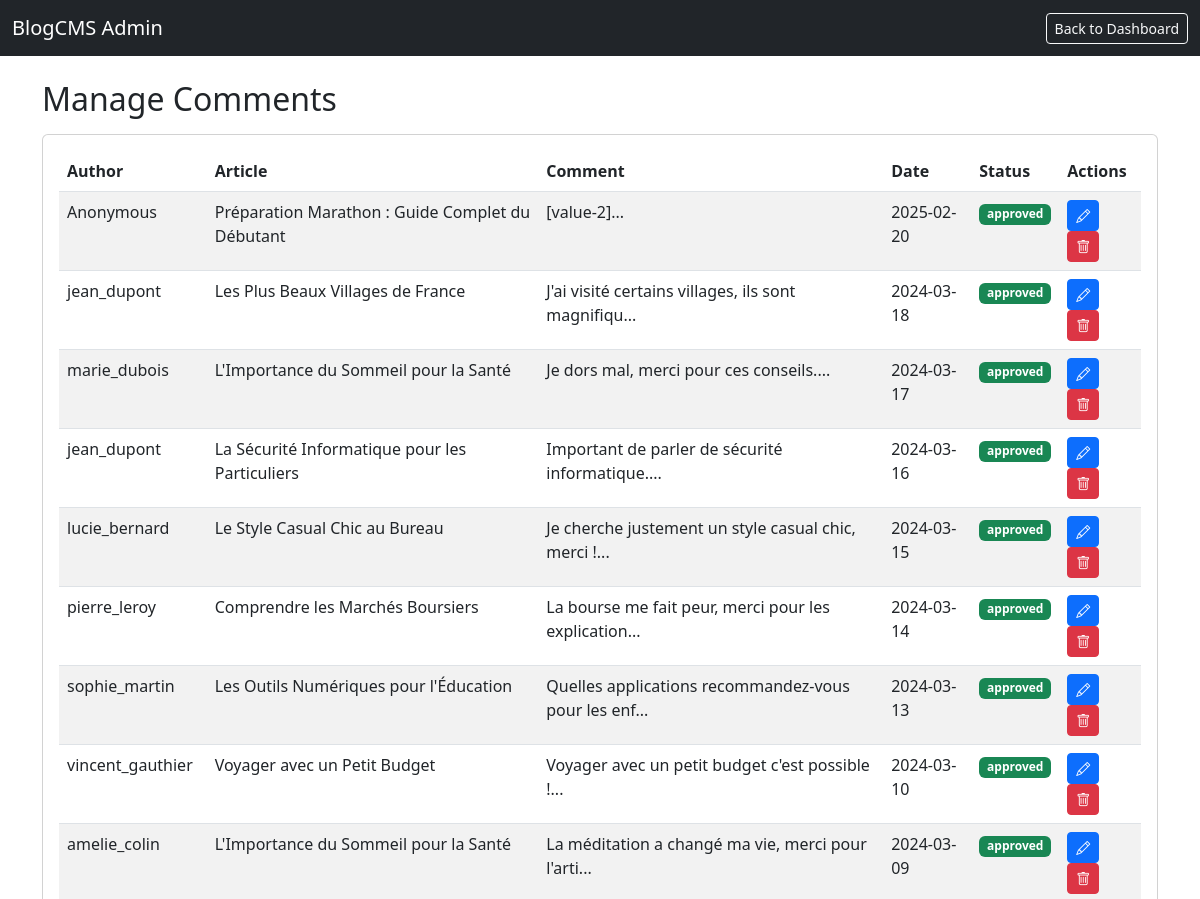
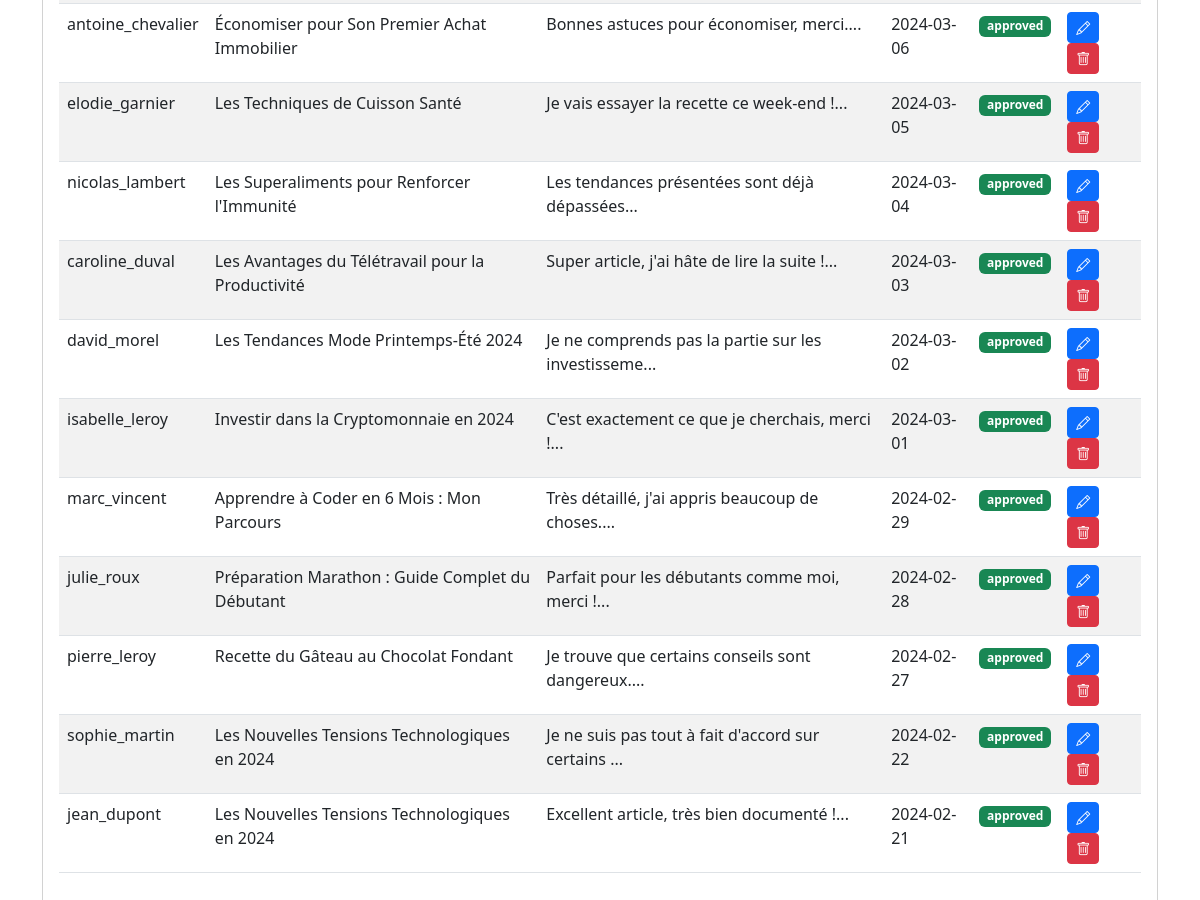
/admin/comments.php (signed in), run on the app's committed database (2 pictures, top to bottom).
### tables this page shows
CREATE TABLE `commentaire` (
  `id_cmt` int(11) NOT NULL,
  `contenu_cmt` text DEFAULT NULL,
  `date_creation_cmt` date DEFAULT curdate(),
  `id_article` int(11) DEFAULT NULL,
  `user_name` varchar(30) DEFAULT NULL,
  `statu` varchar(20) DEFAULT 'approved'
);

CREATE TABLE `article` (
  `id_article` int(11) NOT NULL,
  `titre` varchar(100) DEFAULT NULL,
  `contenu` text DEFAULT NULL,
  `date_creation` date DEFAULT NULL,
  `date_modification` date DEFAULT NULL,
  `nom_createur` varchar(30) DEFAULT NULL,
  `id_categorie` int(11) DEFAULT NULL,
  `statu` varchar(30) DEFAULT 'published'
);

### functions.php (called while the page is built, shortened)
<?php
function escape($string) {
    return htmlspecialchars($string, ENT_QUOTES, 'UTF-8');
}
function getAllComments($pdo) {
    return $pdo->query("SELECT c.*, a.titre FROM commentaire c LEFT JOIN article a ON c.id_article = a.id_article ORDER BY c.date_creation_cmt DESC")->fetchAll();
}
?>

### admin/comments.php (the view, shortened to what this page needs)
<?php
require_once '../db.php';
require_once '../functions.php';
$comments = getAllComments($pdo);
?>
<!DOCTYPE html>
<html lang="en">
<head>
    <link href="https://cdn.jsdelivr.net/npm/bootstrap@5.3.0/dist/css/bootstrap.min.css" rel="stylesheet">
    <link rel="stylesheet" href="https://cdn.jsdelivr.net/npm/bootstrap-icons@1.11.0/font/bootstrap-icons.css">
</head>
<body>
    <nav class="navbar navbar-expand-lg navbar-dark bg-dark">
        <div class="container-fluid">
            <a class="navbar-brand" href="../index.php">BlogCMS Admin</a>
            <div class="ms-auto">
                <a href="dashboard.php" class="btn btn-outline-light btn-sm">Back to Dashboard</a>
            </div>
        </div>
    </nav>
    <div class="container mt-4">
        <h2>Manage Comments</h2>
        <div class="card mt-3">
            <div class="card-body">
                <div class="table-responsive">
                    <table class="table table-striped">
                        <thead>
                            <tr>
                                <th>Author</th>
                                <th>Article</th>
                                <th>Comment</th>
                                <th>Date</th>
                                <th>Status</th>
                                <th>Actions</th>
                            </tr>
                        </thead>
                        <tbody>
                            <?php foreach ($comments as $cmt): ?>
                                <tr>
                                    <td><?= escape($cmt['user_name'] ?? 'Anonymous') ?></td>
                                    <td><?= escape($cmt['titre']) ?></td>
                                    <td><?= escape(substr($cmt['contenu_cmt'], 0, 50)) ?>...</td>
                                    <td><?= escape($cmt['date_creation_cmt']) ?></td>
                                    <td>
                                        <span class="badge bg-<?= $cmt['statu'] == 'approved' ? 'success' : 'warning' ?>">
                                            <?= escape($cmt['statu']) ?>
                                        </span>
                                    </td>
                                    <td>
                                        <a href="comment_form.php?id=<?= $cmt['id_cmt'] ?>" class="btn btn-sm btn-primary"><i class="bi bi-pencil"></i></a>
                                        <a href="comments.php?delete=<?= $cmt['id_cmt'] ?>" class="btn btn-sm btn-danger" onclick="return confirm('Delete this comment?')"><i class="bi bi-trash"></i></a>
                                    </td>
                                </tr>
                            <?php endforeach; ?>
                        </tbody>
                    </table>
                </div>
            </div>
        </div>
    </div>
</body>
</html>

### data on the page
commentaire: user_name "Anonymous", id_article.titre "Préparation Marathon : Guide Complet du Débutant", contenu_cmt "[value-2]", date_creation_cmt "2025-02-20", statu "approved"
commentaire: user_name "jean_dupont", id_article.titre "Les Plus Beaux Villages de France", contenu_cmt "J'ai visité certains villages, ils sont magnifiqu", date_creation_cmt "2024-03-18", statu "approved"
commentaire: user_name "marie_dubois", id_article.titre "L'Importance du Sommeil pour la Santé", contenu_cmt "Je dors mal, merci pour ces conseils.", date_creation_cmt "2024-03-17", statu "approved"
commentaire: user_name "jean_dupont", id_article.titre "La Sécurité Informatique pour les Particuliers", contenu_cmt "Important de parler de sécurité informatique.", date_creation_cmt "2024-03-16", statu "approved"
commentaire: user_name "lucie_bernard", id_article.titre "Le Style Casual Chic au Bureau", contenu_cmt "Je cherche justement un style casual chic, merci !", date_creation_cmt "2024-03-15", statu "approved"
commentaire: user_name "pierre_leroy", id_article.titre "Comprendre les Marchés Boursiers", contenu_cmt "La bourse me fait peur, merci pour les explication", date_creation_cmt "2024-03-14", statu "approved"
commentaire: user_name "sophie_martin", id_article.titre "Les Outils Numériques pour l'Éducation", contenu_cmt "Quelles applications recommandez-vous pour les enf", date_creation_cmt "2024-03-13", statu "approved"
commentaire: user_name "vincent_gauthier", id_article.titre "Voyager avec un Petit Budget", contenu_cmt "Voyager avec un petit budget c'est possible !", date_creation_cmt "2024-03-10", statu "approved"
commentaire: user_name "amelie_colin", id_article.titre "L'Importance du Sommeil pour la Santé", contenu_cmt "La méditation a changé ma vie, merci pour l'arti", date_creation_cmt "2024-03-09", statu "approved"
commentaire: user_name "antoine_chevalier", id_article.titre "Économiser pour Son Premier Achat Immobilier", contenu_cmt "Bonnes astuces pour économiser, merci.", date_creation_cmt "2024-03-06", statu "approved"
commentaire: user_name "elodie_garnier", id_article.titre "Les Techniques de Cuisson Santé", contenu_cmt "Je vais essayer la recette ce week-end !", date_creation_cmt "2024-03-05", statu "approved"
commentaire: user_name "nicolas_lambert", id_article.titre "Les Superaliments pour Renforcer l'Immunité", contenu_cmt "Les tendances présentées sont déjà dépassées", date_creation_cmt "2024-03-04", statu "approved"
commentaire: user_name "caroline_duval", id_article.titre "Les Avantages du Télétravail pour la Productivité", contenu_cmt "Super article, j'ai hâte de lire la suite !", date_creation_cmt "2024-03-03", statu "approved"
commentaire: user_name "david_morel", id_article.titre "Les Tendances Mode Printemps-Été 2024", contenu_cmt "Je ne comprends pas la partie sur les investisseme", date_creation_cmt "2024-03-02", statu "approved"
commentaire: user_name "isabelle_leroy", id_article.titre "Investir dans la Cryptomonnaie en 2024", contenu_cmt "C'est exactement ce que je cherchais, merci !", date_creation_cmt "2024-03-01", statu "approved"
commentaire: user_name "marc_vincent", id_article.titre "Apprendre à Coder en 6 Mois : Mon Parcours", contenu_cmt "Très détaillé, j'ai appris beaucoup de choses.", date_creation_cmt "2024-02-29", statu "approved"
commentaire: user_name "julie_roux", id_article.titre "Préparation Marathon : Guide Complet du Débutant", contenu_cmt "Parfait pour les débutants comme moi, merci !", date_creation_cmt "2024-02-28", statu "approved"
commentaire: user_name "pierre_leroy", id_article.titre "Recette du Gâteau au Chocolat Fondant", contenu_cmt "Je trouve que certains conseils sont dangereux.", date_creation_cmt "2024-02-27", statu "approved"
commentaire: user_name "sophie_martin", id_article.titre "Les Nouvelles Tensions Technologiques en 2024", contenu_cmt "Je ne suis pas tout à fait d'accord sur certains", date_creation_cmt "2024-02-22", statu "approved"
commentaire: user_name "jean_dupont", id_article.titre "Les Nouvelles Tensions Technologiques en 2024", contenu_cmt "Excellent article, très bien documenté !", date_creation_cmt "2024-02-21", statu "approved"
